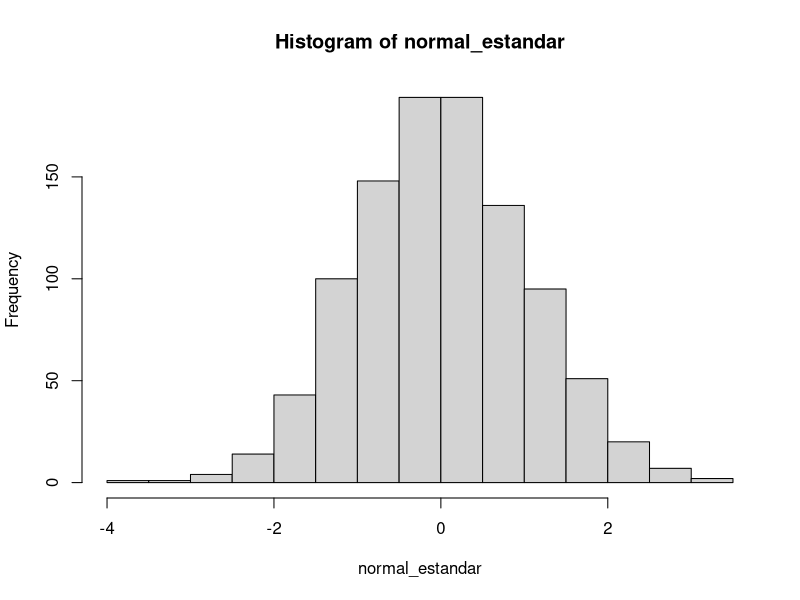
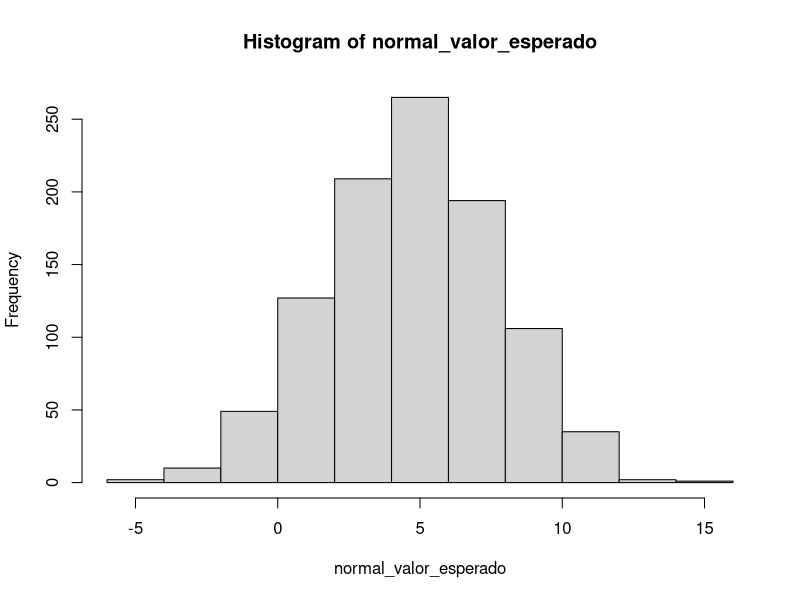
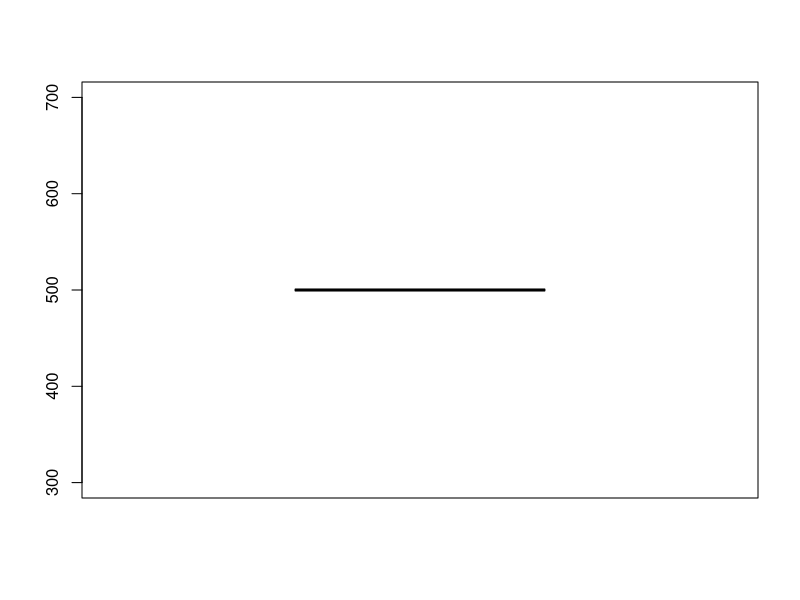

The R script that drew these images, in order:
#Pregunta 1
var1<-1000

normal_estandar<-rnorm(var1)

hist(normal_estandar)

normal_valor_esperado<-rnorm(var1, 5, 3)

hist(normal_valor_esperado)

#Pregunta 2
var2<-500

mean(exp(var2))
#a, en este caso la media es mayor al valor esperado

qexp(var2, rate=20, lower.tail = TRUE, log.p = FALSE)

boxplot(var2)
